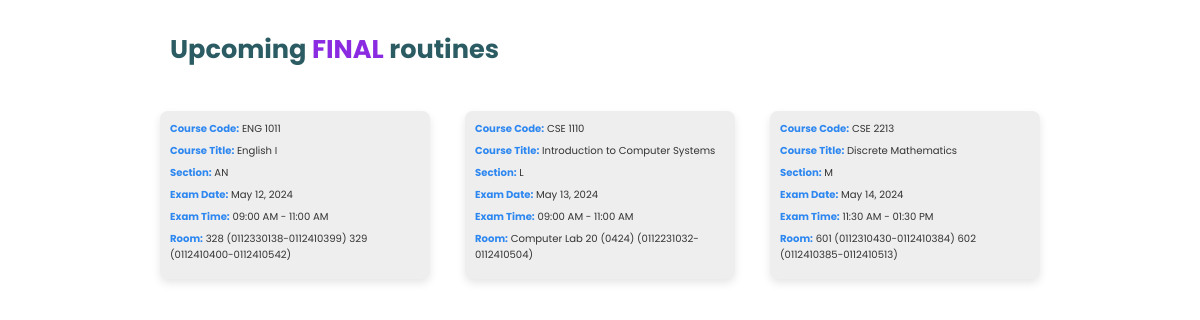
Page /Users/MyMidFinalRoutine.php (signed in) on the committed database.
### tables this page shows
CREATE TABLE `midfinalroutine` (
  `id` int(11) NOT NULL,
  `Dept` varchar(255) NOT NULL,
  `CourseCode` varchar(1000) NOT NULL,
  `CourseTitle` varchar(1000) NOT NULL,
  `Section` varchar(50) NOT NULL,
  `Teacher` varchar(1000) NOT NULL,
  `ExamDate` varchar(1000) NOT NULL,
  `ExamTime` varchar(1000) NOT NULL,
  `Room` varchar(1000) NOT NULL
);

### Users/MyMidFinalRoutine.php (the view, shortened to what this page needs)
<?php
include("../Connection/dbconnection.php");
if (
    isset($_SESSION['studentId']) &&
    isset($_SESSION['studentName']) &&
    !empty($_SESSION['studentId']) &&
    !empty($_SESSION['studentName'])
) {
    $studentId = $_SESSION['studentId'];
} else {
    echo "<script>location.assign('../Login_Page/LoginForm.php');</script>";
    exit;
}
$courses = [];
$query = "SELECT CourseCode, Section FROM Student_course_Trimester WHERE studentId = ?";
$stmt = $conn->prepare($query);
$stmt->bind_param("s", $studentId);
$stmt->execute();
$result = $stmt->get_result();
if ($result && $result->num_rows > 0) {
    while ($row = $result->fetch_assoc()) {
        $courses[] = $row;
    }
}
$file = '../RoutineHandler/example.txt';
if (file_exists($file)) {
    $storedText = file_get_contents($file);
} else {
    $storedText = "The file does not exist.";
}
?>
<!DOCTYPE html>
<html lang="en">
<head>
</head>
<body>
    <div class="container">
        <h2 class="h2">Upcoming <span class="h2a"> <?= htmlspecialchars($storedText) ?> </span> routines</h2>
        <hr>
        <?php if (!empty($courses)): ?>
            <div class="cards-container">
                <?php foreach ($courses as $selectedCourse): ?>
                    <div class="course-card">
                        <?php
                        $courseCode = $selectedCourse['CourseCode'];
                        $section = $selectedCourse['Section'];
                        $sql = "SELECT Dept, courseCode, courseTitle, Section, Teacher, ExamDate, ExamTime, Room
                                FROM MidFinalroutine WHERE courseCode = ? AND Section = ?";
                        $stmt = $conn->prepare($sql);
                        $stmt->bind_param("ss", $courseCode, $section);
                        $stmt->execute();
                        $result = $stmt->get_result();
                        if ($result->num_rows > 0) {
                            while ($data = $result->fetch_assoc()) {
                        ?>
                                <div class="details">
                                    <p><span>Course Code:</span> <?= htmlspecialchars($data['courseCode']) ?></p>
                                    <p><span>Course Title:</span> <?= htmlspecialchars($data['courseTitle']) ?></p>
                                    <p><span>Section:</span> <?= htmlspecialchars($data['Section']) ?></p>
                                    <p><span>Exam Date:</span> <?= htmlspecialchars($data['ExamDate']) ?></p>
                                    <p><span>Exam Time:</span> <?= htmlspecialchars($data['ExamTime']) ?></p>
                                    <p><span>Room:</span> <?= htmlspecialchars($data['Room']) ?></p>
                                </div>
                        <?php
                            }
                        } else {
                            echo "<p class='no-data'>No routine found for this course.</p>";
                        }
                        ?>
                    </div>
                <?php endforeach; ?>
            </div>
        <?php endif; ?>
    </div>
</body>
</html>

### Users/MyMidFinalRoutine.php (style rules this page uses)
body, h1, h2, h3, p { margin: 0; padding: 0; font-family: 'Poppins', sans-serif; }
body { background-color: transparent; color: #333; max-width: 900px; height: auto; margin: 0 auto; padding: 20px; overflow: auto; border: none; }
.h2 { text-align: left; margin-left: 10px; margin-bottom: 20px; font-size: 1.6em; color: #2c5c63; }
.container { padding: 10px; max-width: 900px; margin: 0 auto; }
.cards-container { display: flex; flex-wrap: wrap; gap: 15px; justify-content: space-between; }
.course-card { background-color: #eeeeee; border-radius: 8px; box-shadow: 0 4px 8px rgba(0, 0, 0, 0.1); width: 250px; padding: 10px; transition: transform 0.3s; margin-bottom: 10px; }
.course-card p { font-size: 0.9em; margin-bottom: 6px; }
.course-card .details { font-size: 0.7em; margin-bottom: 6px; }
.course-card .details span { font-weight: bold; color: #2d87f0; }
hr { border: 1px solid white; width: 100%; margin: 20px auto; }
.h2 span.h2a { color: blueviolet; }

### rows in the picture
midfinalroutine: CourseCode "ENG 1011", CourseTitle "English I", Section "AN", ExamDate "May 12, 2024", ExamTime "09:00 AM - 11:00 AM", Room "328 (0112330138-0112410399) 329 (0112410400-0112410542)"
midfinalroutine: CourseCode "CSE 1110", CourseTitle "Introduction to Computer Systems", Section "L", ExamDate "May 13, 2024", ExamTime "09:00 AM - 11:00 AM", Room "Computer Lab 20 (0424) (0112231032-0112410504)"
midfinalroutine: CourseCode "CSE 2213", CourseTitle "Discrete Mathematics", Section "M", ExamDate "May 14, 2024", ExamTime "11:30 AM - 01:30 PM", Room "601 (0112310430-0112410384) 602 (0112410385-0112410513)"

### other values in the picture
$storedText "FINAL"
